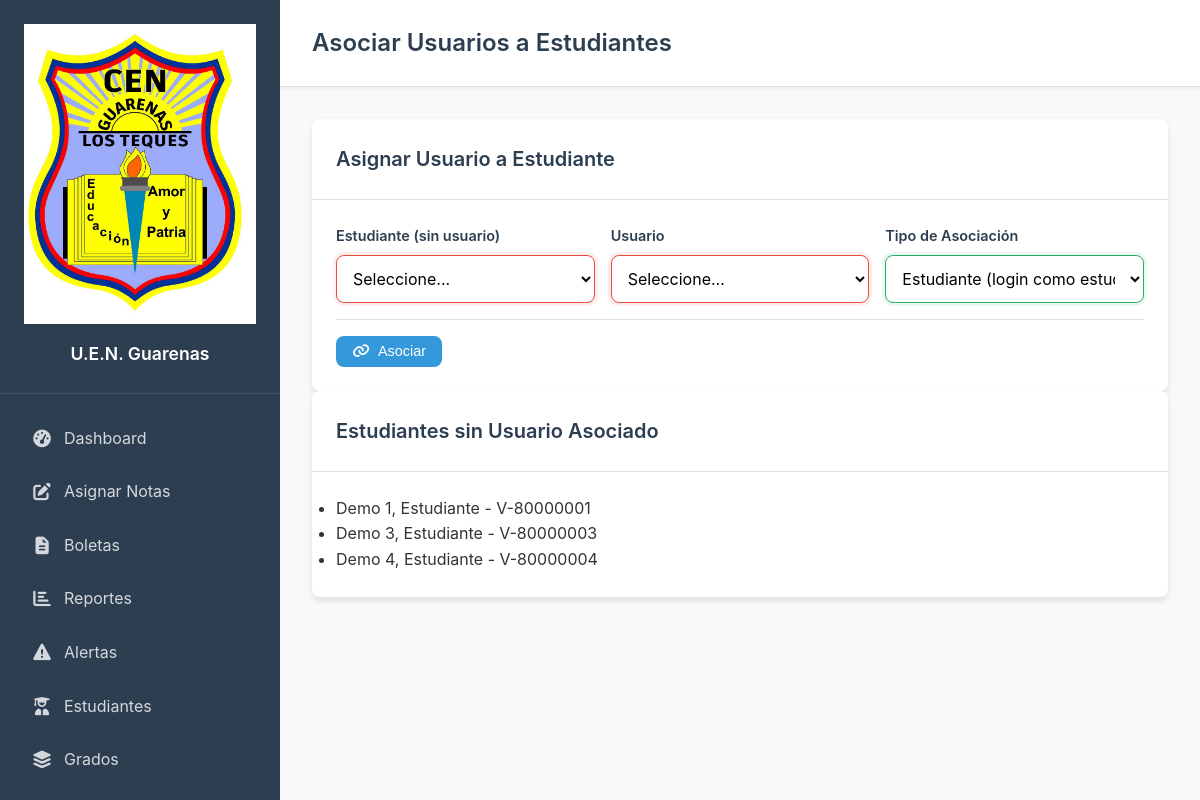
Page /asociar_estudiante_usuario.php (signed in) on the committed database.
### tables this page shows
CREATE TABLE `estudiantes` (
  `id` int(11) NOT NULL AUTO_INCREMENT,
  `cedula` varchar(20) NOT NULL,
  `nombres` varchar(100) NOT NULL,
  `apellidos` varchar(100) NOT NULL,
  `email` varchar(100) DEFAULT NULL,
  `usuario_id` int(11) DEFAULT NULL,
  `fecha_nacimiento` date DEFAULT NULL,
  `genero` enum('M','F') DEFAULT NULL,
  `nacionalidad` varchar(50) DEFAULT 'Venezolana',
  `lugar_nacimiento` varchar(150) DEFAULT NULL,
  `direccion` text DEFAULT NULL,
  `telefono_contacto` varchar(20) DEFAULT NULL,
  `nombre_representante` varchar(100) DEFAULT NULL,
  `cedula_representante` varchar(20) DEFAULT NULL,
  `telefono_representante` varchar(20) DEFAULT NULL,
  `email_representante` varchar(100) DEFAULT NULL,
  `parentesco` varchar(50) DEFAULT NULL,
  `procedencia` varchar(200) DEFAULT NULL,
  `seccion_id` int(11) DEFAULT NULL,
  `fecha_inscripcion` date DEFAULT NULL,
  `fecha_retiro` date DEFAULT NULL,
  `estado` enum('activo','inactivo','graduado') DEFAULT 'activo',
  `fecha_creacion` timestamp NOT NULL DEFAULT current_timestamp(),
  `fecha_actualizacion` timestamp NOT NULL DEFAULT current_timestamp() ON UPDATE current_timestamp(),
  PRIMARY KEY (`id`),
  KEY `fk_estudiante_usuario` (`usuario_id`),
  CONSTRAINT `fk_estudiante_usuario` FOREIGN KEY (`usuario_id`) REFERENCES `usuarios` (`id`) ON DELETE SET NULL
);

### asociar_estudiante_usuario.php (the view, shortened to what this page needs)
<?php
require_once 'config.php';
$db = getDBConnection();
$estudiantes = $db->query("
    SELECT e.id, e.cedula, e.nombres, e.apellidos, g.nombre as grado, s.letra as seccion
    FROM estudiantes e
    JOIN secciones s ON e.seccion_id = s.id
    JOIN grados g ON s.grado_id = g.id
    WHERE e.estado = 'activo' AND e.usuario_id IS NULL
    ORDER BY e.apellidos, e.nombres
")->fetchAll();
?>
<!DOCTYPE html>
<html lang="es">
<head><meta charset="UTF-8"><title>Asociar Usuarios</title><link rel="stylesheet" href="<?php echo APP_URL; ?>/assets/css/styles.css"><link rel="stylesheet" href="<?php echo APP_URL; ?>/assets/fontawesome/css/all.min.css"></head>
<body>
<div class="dashboard-container">
    <?php echo getSidebar('usuarios'); ?>
    <main class="main-content">
        <header class="main-header"><h1>Asociar Usuarios a Estudiantes</h1></header>
        <div class="content-container">
            <div class="card">
                <div class="card-header"><h2>Asignar Usuario a Estudiante</h2></div>
                <div class="card-body">
                    <form method="POST">
                        <div class="form-grid">
                            <div class="form-group">
                                <label>Estudiante (sin usuario)</label>
                                <select name="estudiante_id" class="form-control" required>
                                    <option value="">Seleccione...</option>
                                </select>
                            </div>
                            <div class="form-group">
                                <label>Usuario</label>
                                <select name="usuario_id" class="form-control" required>
                                    <option value="">Seleccione...</option>
                                </select>
                            </div>
                            <div class="form-group">
                                <label>Tipo de Asociación</label>
                                <select name="tipo" class="form-control">
                                    <option value="estudiante">Estudiante (login como estudiante)</option>
                                </select>
                            </div>
                        </div>
                        <div class="form-actions">
                            <button type="submit" class="btn btn-primary"><i class="fas fa-link"></i> Asociar</button>
                        </div>
                    </form>
                </div>
            </div>
            <div class="card">
                <div class="card-header"><h2>Estudiantes sin Usuario Asociado</h2></div>
                <div class="card-body">
                    <?php if (empty($estudiantes)): ?>
                    <div class="alert alert-success">Todos los estudiantes activos ya tienen usuario asociado.</div>
                    <?php else: ?>
                    <ul>
                        <?php foreach ($estudiantes as $est): ?>
                        <li><?php echo htmlspecialchars($est['apellidos'].', '.$est['nombres'].' - '.$est['cedula']); ?></li>
                        <?php endforeach; ?>
                    </ul>
                    <?php endif; ?>
                </div>
            </div>
        </div>
    </main>
</div>
</body>
</html>

### assets/css/styles.css (style rules this page uses)
:root { --primary-color: #3498db; --primary-dark: #2980b9; --secondary-color: #2c3e50; --success-color: #27ae60; --warning-color: #f39c12; --danger-color: #e74c3c; --info-color: #17a2b8; --light-color: #ecf0f1; --dark-color: #34495e; --border-radius: 8px; --box-shadow: 0 4px 6px rgba(0,0,0,0.1); --transition: all 0.3s ease; }
* { margin: 0; padding: 0; box-sizing: border-box; }
body { font-family: 'Inter', 'Segoe UI', Tahoma, Geneva, Verdana, sans-serif; background-color: #f8f9fa; color: #333; line-height: 1.6; }
.dashboard-container { display: flex; min-height: 100vh; }
.main-content { flex-grow: 1; display: flex; flex-direction: column; margin-left: 280px; min-height: 100vh; }
.main-header { background: white; padding: 1.5rem 2rem; border-bottom: 1px solid #e0e0e0; display: flex; justify-content: space-between; align-items: center; box-shadow: 0 2px 4px rgba(0,0,0,0.05); position: sticky; top: 0; z-index: 100; }
.main-header h1 { color: var(--secondary-color); font-size: 1.5rem; font-weight: 600; margin: 0; }
.content-container { padding: 2rem; flex-grow: 1; background: #f8f9fa; }
.card { background: white; border-radius: var(--border-radius); box-shadow: var(--box-shadow); overflow: hidden; transition: var(--transition); }
.card-header { padding: 1.5rem; border-bottom: 1px solid #e0e0e0; display: flex; justify-content: space-between; align-items: center; }
.card-header h2 { color: var(--secondary-color); font-size: 1.25rem; font-weight: 600; margin: 0; }
.card-body { padding: 1.5rem; }
.btn { display: inline-flex; align-items: center; gap: 0.5rem; padding: 0.5rem 1rem; border: none; border-radius: var(--border-radius); text-decoration: none; font-size: 0.9rem; cursor: pointer; transition: var(--transition); font-weight: 500; line-height: 1; }
.btn-primary { background: var(--primary-color); color: white; }
.form-grid { display: grid; grid-template-columns: repeat(auto-fit, minmax(250px, 1fr)); gap: 1rem; }
.form-group { display: flex; flex-direction: column; }
.form-group label { margin-bottom: 0.5rem; font-weight: 600; color: var(--secondary-color); font-size: 0.9rem; }
.form-control { padding: 0.75rem; border: 1px solid #ddd; border-radius: var(--border-radius); font-size: 1rem; transition: var(--transition); font-family: inherit; }
select.form-control { background: white; cursor: pointer; }
.form-actions { display: flex; gap: 1rem; justify-content: flex-start; margin-top: 1rem; padding-top: 1rem; border-top: 1px solid #e0e0e0; }
.form-control:valid { border-color: var(--success-color); box-shadow: 0 0 0 3px rgba(39, 174, 96, 0.1); }

### rows in the picture
estudiantes: apellidos+nombres+cedula "Demo 1, Estudiante - V-80000001"
estudiantes: apellidos+nombres+cedula "Demo 3, Estudiante - V-80000003"
estudiantes: apellidos+nombres+cedula "Demo 4, Estudiante - V-80000004"

### other values in the picture
APP_NAME "U.E.N. Guarenas"
